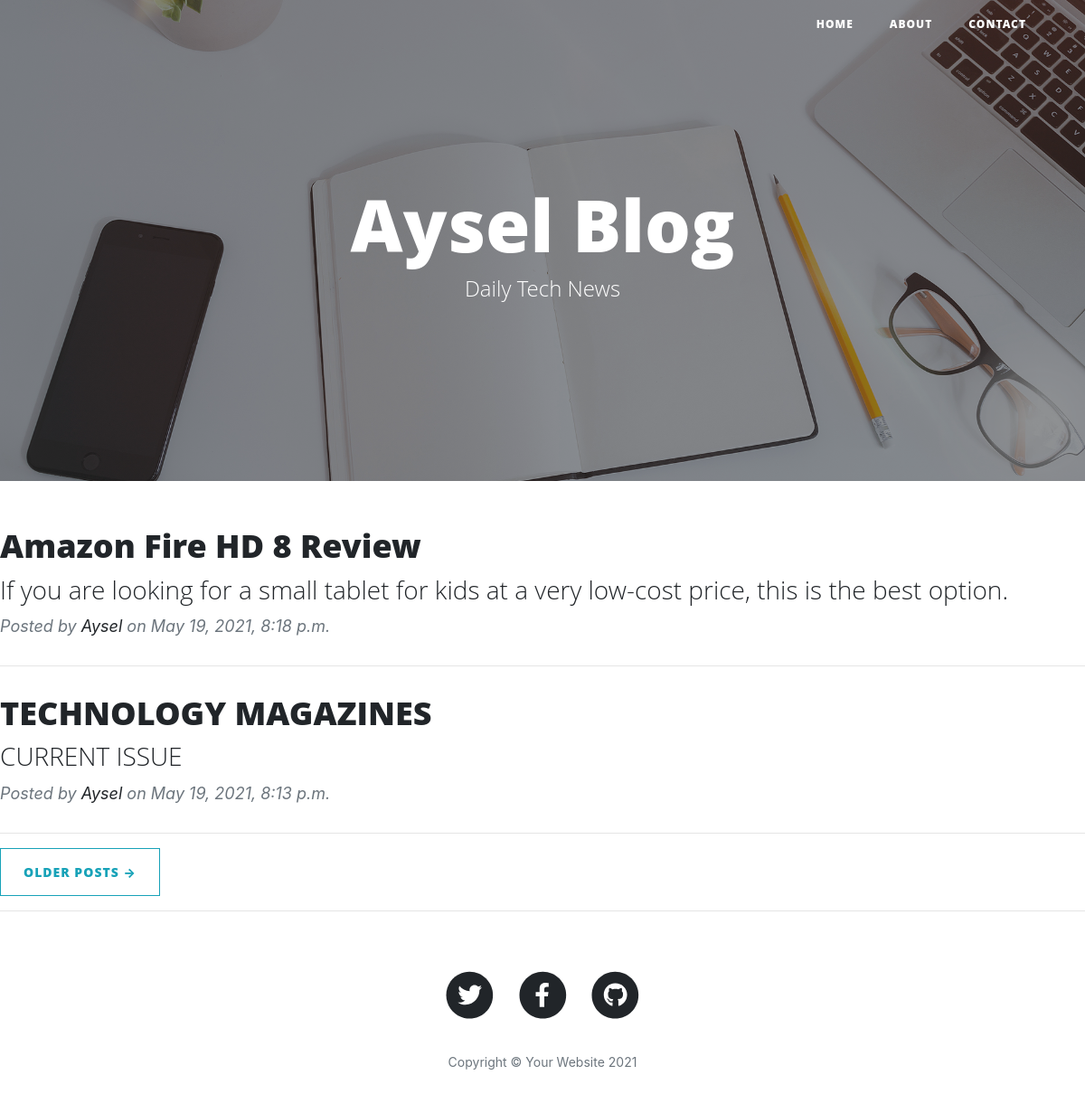
The page / on the database its author committed.
### blog/models.py (models this page shows, shortened)
class Post(models.Model):
    title = models.CharField(max_length=100)
    subtitle = models.CharField(max_length=100)
    content = RichTextField()
    author = models.ForeignKey('auth.User', on_delete=models.CASCADE)
    date = models.DateTimeField(auto_now_add=True)
    image = models.ImageField(upload_to='images/',null=True)
    class Meta :
        ordering = ['-date']

### blog/views.py (the view)
# urls.py: path('', BlogPageView.as_view(),name = 'index'),
class BlogPageView(ListView):
    model = Post
    template_name = 'index.html'
    paginate_by =2

### templates/index.html (shortened to what this page needs)
 {% extends 'base.html' %}
 {% load static %}
 {% block content %}
        <header class="masthead" style="background-image: url('{% static "assets/img/home-bg.jpg" %}')">
            <div class="overlay"></div>
            <div class="container">
                <div class="row">
                    <div class="col-lg-8 col-md-10 mx-auto">
                        <div class="site-heading">
                            <h1>Aysel Blog</h1>
                            <span class="subheading">Daily Tech News</span>
                        </div>
                    </div>
                </div>
            </div>
        </header>
                  {%  for post in object_list %}
                    <div class="post-preview">
                        <a href="{% url 'post' post.pk %}">
                            <h2 class="post-title">{{ post.title}}</h2>
                            <h3 class="post-subtitle">{{ post.subtitle}}</h3>
                        </a>
                        <p class="post-meta">
                            Posted by
                            <a href="#!">{{post.author}}</a>
                           on {{post.date}}
                        </p>
                    </div>
                    <hr />
             {%  endfor %}
                    <div class="clearfix">
                     {% if is_paginated %}
                        {% if page_obj.number == 1 %}
                            <a class="btn btn-outline-info float-rigt" href="?page=2">Older Posts &rarr;</a>
                        {% endif %}
                     {% endif %}
                    </div>
        <hr />
  {% endblock content %}

### templates/base.html
{% include 'header.html' %}
{% block content %}
{% endblock content %}
{% include 'footer.html' %}

### templates/header.html (shortened to what this page needs)
{%  load static %}
<!DOCTYPE html>
<html lang="en">
    <head>
        <link href="{% static 'css/styles.css' %}" rel="stylesheet" />
    </head>
    <body>
        <nav class="navbar navbar-expand-lg navbar-light fixed-top" id="mainNav">
            <div class="container">
                <a class="navbar-brand" href="/"> </a>
                <div class="collapse navbar-collapse" id="navbarResponsive">
                    <ul class="navbar-nav ml-auto">
                        <li class="nav-item"><a class="nav-link" href="/">Home</a></li>
                        <li class="nav-item"><a class="nav-link" href="/about">About</a></li>
                        <li class="nav-item"><a class="nav-link" href="/contact">Contact</a></li>
                    </ul>
                </div>
            </div>
        </nav>

### templates/footer.html (shortened to what this page needs)
{%  load static %}
 <footer>
    <div class="container">
        <div class="row">
            <div class="col-lg-8 col-md-10 mx-auto">
                <ul class="list-inline text-center">
                    <li class="list-inline-item">
                        <a href="#!">
                            <span class="fa-stack fa-lg">
                                <i class="fas fa-circle fa-stack-2x"></i>
                                <i class="fab fa-twitter fa-stack-1x fa-inverse"></i>
                            </span>
                        </a>
                    </li>
                    <li class="list-inline-item">
                        <a href="#!">
                            <span class="fa-stack fa-lg">
                                <i class="fas fa-circle fa-stack-2x"></i>
                                <i class="fab fa-facebook-f fa-stack-1x fa-inverse"></i>
                            </span>
                        </a>
                    </li>
                    <li class="list-inline-item">
                        <a href="#!">
                            <span class="fa-stack fa-lg">
                                <i class="fas fa-circle fa-stack-2x"></i>
                                <i class="fab fa-github fa-stack-1x fa-inverse"></i>
                            </span>
                        </a>
                    </li>
                </ul>
                <p class="copyright text-muted">Copyright &copy; Your Website 2021</p>
            </div>
        </div>
    </div>
</footer>
</body>
</html>

### rows shown on the page
Post: title "Amazon Fire HD 8 Review", subtitle "If you are looking for a small tablet for kids at a very low-cost price, this is the best option.", author "Aysel", date "May 19, 2021, 8:18 p.m."
Post: title "TECHNOLOGY MAGAZINES", subtitle "CURRENT ISSUE", author "Aysel", date "May 19, 2021, 8:13 p.m."
